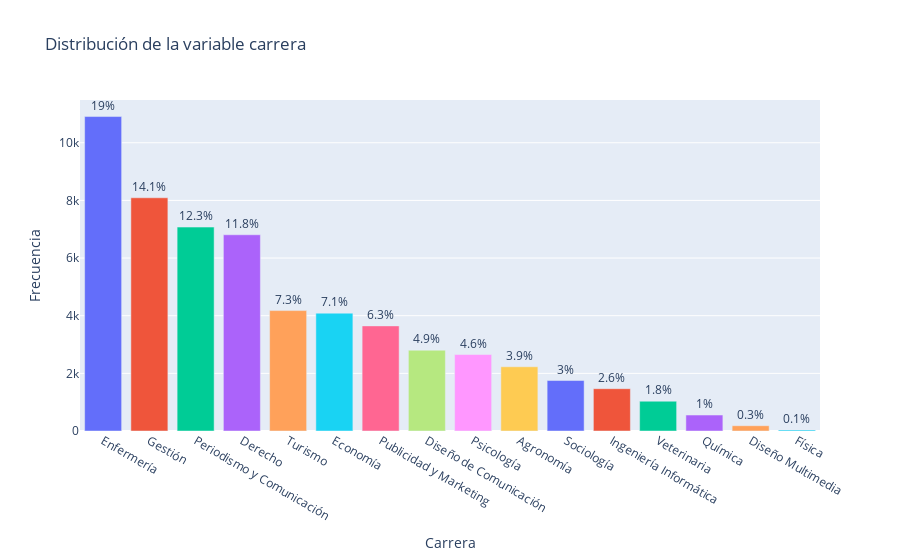

This figure's notebook cell:
### Code cell
plot_distribution(df, 'Carrera', 'Distribución de la variable carrera')

### Figure 1 — Plotly figure (JSON) as saved in the notebook; plotly's stock layout.template omitted (floating-point values rounded to 4 significant figures)
{"data": [{"hovertemplate": "Carrera=%{x}<br>Frecuencia=%{y}<br>percentage=%{text}<extra></extra>", "legendgroup": "Enfermería", "marker": {"color": "#636efa", "pattern": {"shape": ""}}, "name": "Enfermería", "orientation": "v", "showlegend": true, "text": [19.0], "textposition": "outside", "texttemplate": "%{text}%", "type": "bar", "x": ["Enfermería"], "xaxis": "x", "y": [10910], "yaxis": "y"}, {"hovertemplate": "Carrera=%{x}<br>Frecuencia=%{y}<br>percentage=%{text}<extra></extra>", "legendgroup": "Gestión", "marker": {"color": "#EF553B", "pattern": {"shape": ""}}, "name": "Gestión", "orientation": "v", "showlegend": true, "text": [14.1], "textposition": "outside", "texttemplate": "%{text}%", "type": "bar", "x": ["Gestión"], "xaxis": "x", "y": [8092], "yaxis": "y"}, {"hovertemplate": "Carrera=%{x}<br>Frecuencia=%{y}<br>percentage=%{text}<extra></extra>", "legendgroup": "Periodismo y Comunicación", "marker": {"color": "#00cc96", "pattern": {"shape": ""}}, "name": "Periodismo y Comunicación", "orientation": "v", "showlegend": true, "text": [12.3], "textposition": "outside", "texttemplate": "%{text}%", "type": "bar", "x": ["Periodismo y Comunicación"], "xaxis": "x", "y": [7075], "yaxis": "y"}, {"hovertemplate": "Carrera=%{x}<br>Frecuencia=%{y}<br>percentage=%{text}<extra></extra>", "legendgroup": "Derecho", "marker": {"color": "#ab63fa", "pattern": {"shape": ""}}, "name": "Derecho", "orientation": "v", "showlegend": true, "text": [11.8], "textposition": "outside", "texttemplate": "%{text}%", "type": "bar", "x": ["Derecho"], "xaxis": "x", "y": [6808], "yaxis": "y"}, {"hovertemplate": "Carrera=%{x}<br>Frecuencia=%{y}<br>percentage=%{text}<extra></extra>", "legendgroup": "Turismo", "marker": {"color": "#FFA15A", "pattern": {"shape": ""}}, "name": "Turismo", "orientation": "v", "showlegend": true, "text": [7.3], "textposition": "outside", "texttemplate": "%{text}%", "type": "bar", "x": ["Turismo"], "xaxis": "x", "y": [4178], "yaxis": "y"}, {"hovertemplate": "Carrera=%{x}<br>Frecuencia=%{y}<br>percentage=%{text}<extra></extra>", "legendgroup": "Economía", "marker": {"color": "#19d3f3", "pattern": {"shape": ""}}, "name": "Economía", "orientation": "v", "showlegend": true, "text": [7.1], "textposition": "outside", "texttemplate": "%{text}%", "type": "bar", "x": ["Economía"], "xaxis": "x", "y": [4088], "yaxis": "y"}, {"hovertemplate": "Carrera=%{x}<br>Frecuencia=%{y}<br>percentage=%{text}<extra></extra>", "legendgroup": "Publicidad y Marketing", "marker": {"color": "#FF6692", "pattern": {"shape": ""}}, "name": "Publicidad y Marketing", "orientation": "v", "showlegend": true, "text": [6.3], "textposition": "outside", "texttemplate": "%{text}%", "type": "bar", "x": ["Publicidad y Marketing"], "xaxis": "x", "y": [3647], "yaxis": "y"}, {"hovertemplate": "Carrera=%{x}<br>Frecuencia=%{y}<br>percentage=%{text}<extra></extra>", "legendgroup": "Diseño de Comunicación", "marker": {"color": "#B6E880", "pattern": {"shape": ""}}, "name": "Diseño de Comunicación", "orientation": "v", "showlegend": true, "text": [4.9], "textposition": "outside", "texttemplate": "%{text}%", "type": "bar", "x": ["Diseño de Comunicación"], "xaxis": "x", "y": [2803], "yaxis": "y"}, {"hovertemplate": "Carrera=%{x}<br>Frecuencia=%{y}<br>percentage=%{text}<extra></extra>", "legendgroup": "Psicología", "marker": {"color": "#FF97FF", "pattern": {"shape": ""}}, "name": "Psicología", "orientation": "v", "showlegend": true, "text": [4.6], "textposition": "outside", "texttemplate": "%{text}%", "type": "bar", "x": ["Psicología"], "xaxis": "x", "y": [2653], "yaxis": "y"}, {"hovertemplate": "Carrera=%{x}<br>Frecuencia=%{y}<br>percentage=%{text}<extra></extra>", "legendgroup": "Agronomía", "marker": {"color": "#FECB52", "pattern": {"shape": ""}}, "name": "Agronomía", "orientation": "v", "showlegend": true, "text": [3.9], "textposition": "outside", "texttemplate": "%{text}%", "type": "bar", "x": ["Agronomía"], "xaxis": "x", "y": [2228], "yaxis": "y"}, {"hovertemplate": "Carrera=%{x}<br>Frecuencia=%{y}<br>percentage=%{text}<extra></extra>", "legendgroup": "Sociología", "marker": {"color": "#636efa", "pattern": {"shape": ""}}, "name": "Sociología", "orientation": "v", "showlegend": true, "text": [3.0], "textposition": "outside", "texttemplate": "%{text}%", "type": "bar", "x": ["Sociología"], "xaxis": "x", "y": [1751], "yaxis": "y"}, {"hovertemplate": "Carrera=%{x}<br>Frecuencia=%{y}<br>percentage=%{text}<extra></extra>", "legendgroup": "Ingeniería Informática", "marker": {"color": "#EF553B", "pattern": {"shape": ""}}, "name": "Ingeniería Informática", "orientation": "v", "showlegend": true, "text": [2.6], "textposition": "outside", "texttemplate": "%{text}%", "type": "bar", "x": ["Ingeniería Informática"], "xaxis": "x", "y": [1468], "yaxis": "y"}, {"hovertemplate": "Carrera=%{x}<br>Frecuencia=%{y}<br>percentage=%{text}<extra></extra>", "legendgroup": "Veterinaria", "marker": {"color": "#00cc96", "pattern": {"shape": ""}}, "name": "Veterinaria", "orientation": "v", "showlegend": true, "text": [1.8], "textposition": "outside", "texttemplate": "%{text}%", "type": "bar", "x": ["Veterinaria"], "xaxis": "x", "y": [1034], "yaxis": "y"}, {"hovertemplate": "Carrera=%{x}<br>Frecuencia=%{y}<br>percentage=%{text}<extra></extra>", "legendgroup": "Química", "marker": {"color": "#ab63fa", "pattern": {"shape": ""}}, "name": "Química", "orientation": "v", "showlegend": true, "text": [1.0], "textposition": "outside", "texttemplate": "%{text}%", "type": "bar", "x": ["Química"], "xaxis": "x", "y": [553], "yaxis": "y"}, {"hovertemplate": "Carrera=%{x}<br>Frecuencia=%{y}<br>percentage=%{text}<extra></extra>", "legendgroup": "Diseño Multimedia", "marker": {"color": "#FFA15A", "pattern": {"shape": ""}}, "name": "Diseño Multimedia", "orientation": "v", "showlegend": true, "text": [0.3], "textposition": "outside", "texttemplate": "%{text}%", "type": "bar", "x": ["Diseño Multimedia"], "xaxis": "x", "y": [183], "yaxis": "y"}, {"hovertemplate": "Carrera=%{x}<br>Frecuencia=%{y}<br>percentage=%{text}<extra></extra>", "legendgroup": "Física", "marker": {"color": "#19d3f3", "pattern": {"shape": ""}}, "name": "Física", "orientation": "v", "showlegend": true, "text": [0.1], "textposition": "outside", "texttemplate": "%{text}%", "type": "bar", "x": ["Física"], "xaxis": "x", "y": [39], "yaxis": "y"}], "layout": {"barmode": "relative", "legend": {"title": {"text": "Carrera"}, "tracegroupgap": 0}, "showlegend": false, "title": {"text": "Distribución de la variable carrera"}, "xaxis": {"anchor": "y", "categoryarray": ["Enfermería", "Gestión", "Periodismo y Comunicación", "Derecho", "Turismo", "Economía", "Publicidad y Marketing", "Diseño de Comunicación", "Psicología", "Agronomía", "Sociología", "Ingeniería Informática", "Veterinaria", "Química", "Diseño Multimedia", "Física"], "categoryorder": "array", "domain": [0, 1], "title": {"text": "Carrera"}}, "yaxis": {"anchor": "x", "domain": [0, 1], "title": {"text": "Frecuencia"}}}}
